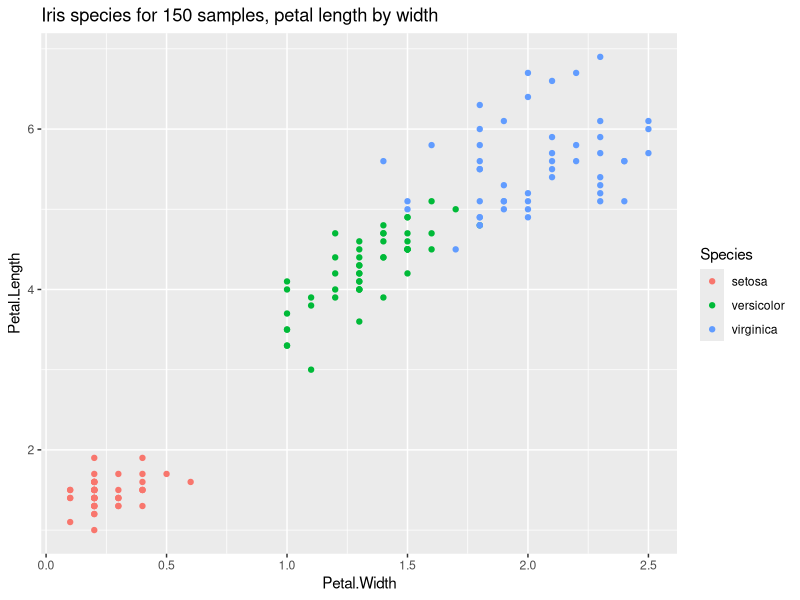
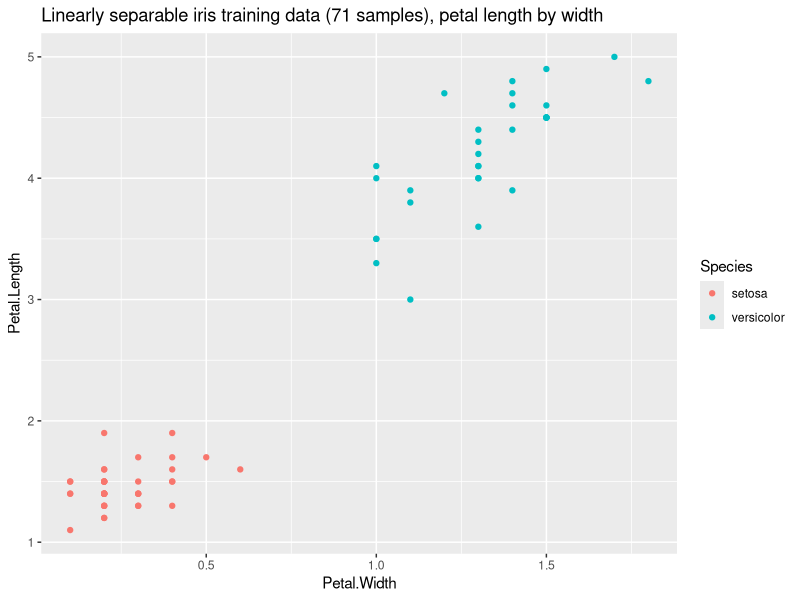
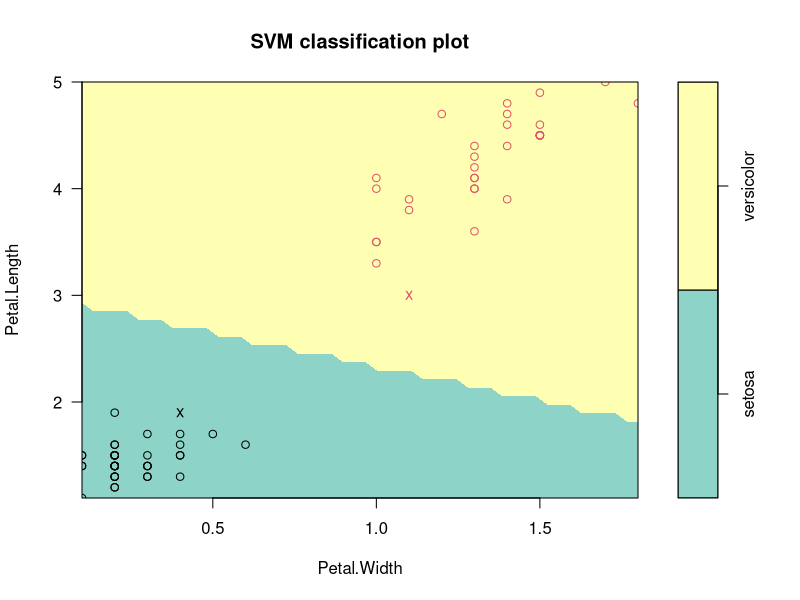
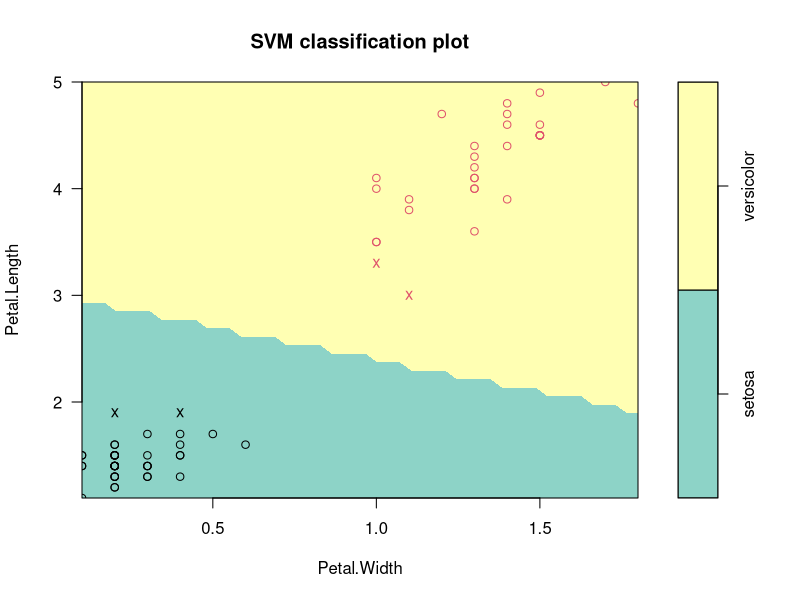

The R script that drew these images, in order: (Note: this script raises an error after producing the figures.)
## ---- chunk 1
knitr::opts_chunk$set(echo = TRUE)
## ---- chunk 2
library(magrittr)
library(tidyverse)
library(e1071)
library(ggplot2)
# library(caret) # this package is useful for a few different types of classification algorithms
## ---- chunk 3
data(iris)
ggplot(iris, aes(x = Petal.Width, y = Petal.Length)) + 
  geom_point(aes(color = Species)) + 
  ggtitle(paste0("Iris species for ", nrow(iris), " samples, petal length by width"))
## ---- chunk 4
classes <- c("setosa", "versicolor")
lin_sep <- iris %>% 
  filter(Species %in% classes) %>% 
  select(Petal.Length, Petal.Width, Species)

lin_sep$Species <- factor(lin_sep$Species, levels = classes)
## ---- chunk 5
sample_indices <- sample(2, nrow(lin_sep), replace = TRUE, prob = c(0.8,0.2))

table(sample_indices)
## ---- chunk 6
training_linsep <- lin_sep[sample_indices == 1,]
test_linsep <- lin_sep[sample_indices == 2,]

ggplot(training_linsep, aes(x = Petal.Width, y = Petal.Length)) + 
  geom_point(aes(color = Species)) + 
  ggtitle(paste0("Linearly separable iris training data (", 
                 nrow(training_linsep), " samples), petal length by width"))
## ---- chunk 7
svm_model <- svm(Species ~ ., data = training_linsep, kernel = "linear", cost = 10, scale = FALSE)
print(svm_model)
## ---- chunk 8
plot(svm_model, training_linsep, dataSymbol = 1, col = c("#8DD3C7","#FFFFB3"))
## ---- chunk 9
summary(svm_model)
## ---- chunk 10
svm_model <- svm(Species ~ ., data = training_linsep, kernel = "linear", cost = 0.5, scale = FALSE)
plot(svm_model, training_linsep, dataSymbol = 1, col = c("#8DD3C7","#FFFFB3"))
## ---- chunk 11
summary(svm_model)
## ---- chunk 12
tune_svm = tune(method = svm, Species ~ .,
                data = training_linsep, 
                kernel = "linear", 
                ranges = list(cost = 10^(-1:2)))
summary(tune_svm$best.model)
## ---- chunk 13
test_classes <- predict(tune_svm$best.model, test_linsep)
table(predicted = test_classes, actual = test_linsep$Species)
## ---- chunk 14
classes <- c("versicolor", "virginica")

nonlin_sep <- iris %>% 
  filter(Species %in% classes) %>% 
  select(Petal.Length, Petal.Width, Species)
nonlin_sep$Species <- factor(nonlin_sep$Species, levels = classes)

training_nonlin <- nonlin_sep[sample_indices == 1,]
test_nonlin <- nonlin_sep[sample_indices == 2,]

ggplot(training_nonlin, aes(x = Petal.Width, y = Petal.Length)) + 
  geom_point(aes(color = Species)) + 
  ggtitle(paste0("Non-linearly separable iris training data (", 
                 nrow(training_nonlin), " samples), petal length by width"))
## ---- chunk 15
svm_model <- svm(Species ~ ., data = training_nonlin, kernel = "radial", cost = 5, gamma = 1, scale = FALSE)
plot(svm_model, training_nonlin, dataSymbol = 1, col = c("#8DD3C7","#FFFFB3"))
## ---- chunk 16
set.seed(10)
tune_svm = tune(method = svm, Species ~ .,
                data = training_nonlin, kernel = "radial", 
                ranges = list(cost = c(0.001, 0.01, 0.1, 1,5,10,100), 
                              gamma = seq(0.5, 5, 0.5)))
summary(tune_svm$best.model)
## ---- chunk 17
plot(tune_svm$best.model, training_nonlin, dataSymbol = 1, col = c("#8DD3C7","#FFFFB3"))
## ---- chunk 18
table(predicted = predict(tune_svm$best.model, newdata = test_nonlin), 
      actual = test_nonlin$Species)
## ---- chunk 19
multi_class <- iris %>% select(Petal.Length, Petal.Width, Species)
multi_class$Species <- factor(multi_class$Species, levels = unique(multi_class$Species))

training_multi <- multi_class[sample_indices == 1,]
test_multi <- multi_class[sample_indices == 2,]

ggplot(training_multi, aes(x = Petal.Width, y = Petal.Length)) + 
  geom_point(aes(color = Species)) + 
  ggtitle(paste0("Multiple class iris training data (", 
                 nrow(training_multi), " samples), petal length by width"))
## ---- chunk 20
svm_model <- svm(Species ~ ., data = training_multi, kernel = "radial", cost = 5, gamma = 1, scale = FALSE)
plot(svm_model, training_multi, dataSymbol = 1, col = c("#8DD3C7","#FFFFB3", "#FB8072"))
## ---- chunk 21
table(predicted = predict(tune_svm$best.model, newdata = test_multi), 
      actual = test_multi$Species)
